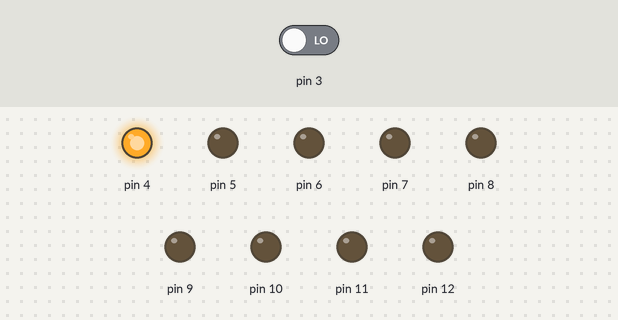
Simulated run of this sketch. Board: Arduino Uno, built with avr-gcc and run on an emulated ATmega328P. Parts: output pins drawn as LEDs (lit = HIGH). The inputs (shaded band) are chosen by the test bench; at power-on: pin 3 LOW. Random numbers use the default seed unless the sketch sets one.

Above: at 0.1 s.
At 1.2 s:
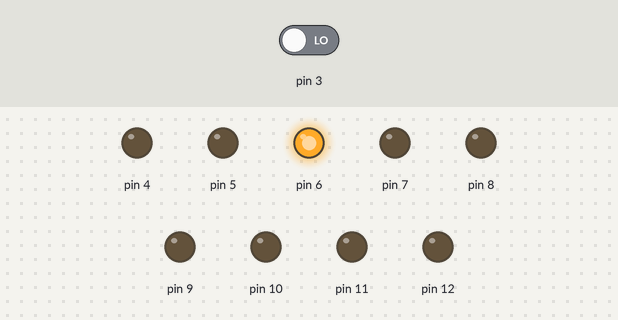
1.3 s: pin 3 driven HIGH
At 1.7 s:
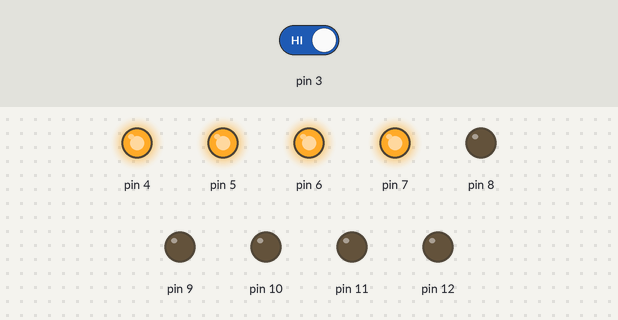
Timing chart, 0 to 17.8 s (numbered marks = the images above; inputs shaded):
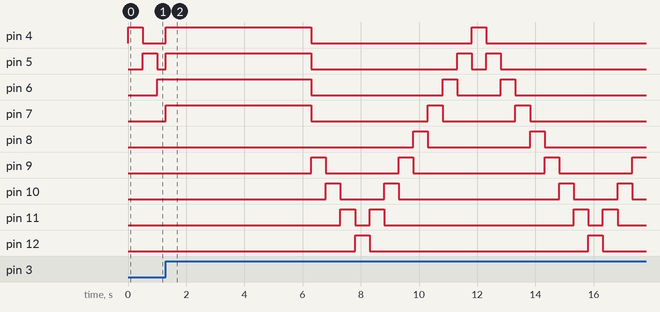

The sketch:

Reaction.c.ino
```cpp
/* NOTE: This is a slightly modified "Patterns.c" code.
   Here's the original: https://github.com/snorbertas/Arduino-LED-Train
   I removed some patterns, kept the forward and backward patterns.
   I also rearranged the colour arrangement and changed the button's
   functionality. */

#include "LED.h"
#include "Reaction.h"

void setup() {
	// Initiate button pin as input mode
	pinMode(BUTTON_PIN, INPUT);

	// Initiate LED lights
	for(int i = 0; i < MAX_LEDS; i++){
		// Set pin mode as output for each LED.
		pinMode(i + LED_OFFSET, OUTPUT);

		/* Set LED colours
		   This is used to group the LEDs according to their physical colour.
		   You may change this according to your preference/physical arrangement. */
		int colour = YELLOW;
		if(i < CENTER_LED){
			colour = RED;
		} else if (i > CENTER_LED){
			colour = GREEN;
		}
		leds[i].colour = colour;
	}
	leds[0].ToggleOn();
}

void loop() {
	// Get current milliseconds time.
	unsigned long currentMillis = millis();

	// Handle voltage received from button pin.
	HandleButton();

	// Handle tick (timer).
	if(previousMillis + timerMillis < currentMillis){
		// Remember this as our previous tick.
		previousMillis = currentMillis;

		// Handle the patterns.
		HandleTick();
	}

	// Update output pin states.
	UpdatePinStates();
}

void UpdatePinStates(){
	// Update states for pins.
	for(int i = 0; i < MAX_LEDS; i++){
		digitalWrite(i + LED_OFFSET, leds[i].state);
	}
}

void ResetLEDs(){
	// Loop trough all LED objects and toggle them off.
	for(int i = 0; i < MAX_LEDS; i++){
		leds[i].ToggleOff();
	}
}

void HandleButton(){
	if(digitalRead(BUTTON_PIN) == HIGH){
		if(button_pressed == false){
			// Button is pressed.
			button_pressed = true;
			if(leds[CENTER_LED].IsOn()){
				// Score! Green light for one second to indicate success
				ResetLEDs();
				for(int i = 0; i < MAX_LEDS; i++){
					if(leds[i].colour == GREEN){
						leds[i].ToggleOn();
					}
				}
				UpdatePinStates();
				delay(1000);

				/* Increase score (speed).
				   By decreasing the timer interval we increase the speed. */
				timerMillis -= 50;

				if(timerMillis <= 0){
					// Won :)
					delay(4000);
					ResetLEDs();
				} else {
					// Continue
					ResetLEDs();
					leds[(int)random(0, MAX_LEDS)].ToggleOn();
					pattern_mode = PATTERN_FORWARD;
				}

			} else {
				// Fail - Red light for one second to indicate failure
				ResetLEDs();
				for(int i = 0; i < MAX_LEDS; i++){
					if(leds[i].colour == RED){
						leds[i].ToggleOn();
					}
				}
				UpdatePinStates();
				delay(5000);

				// Reset score (speed)
				timerMillis = DEFAULT_TIMER;

				// Continue
				ResetLEDs();
				leds[(int)random(0, MAX_LEDS)].ToggleOn();
				pattern_mode = PATTERN_FORWARD;
			}
		}
	} else {
		// No voltage received, thus button is no longer pressed.
		button_pressed = false;
	}
}

void HandleTick(){
	// Handle the patterns according to current mode.
	if(pattern_mode == PATTERN_FORWARD){
		HandlePatternForward();
	} else if(pattern_mode == PATTERN_BACKWARD){
		HandlePatternBackward();
	}
}

void HandlePatternForward(){
	for(int i = 0; i < MAX_LEDS; i++){
		if(leds[i].IsOn()){
			// Turn this LED off.
			leds[i].ToggleOff();

			// Turn the next one on
			int next_led = i + 1;
			if(next_led >= MAX_LEDS){
				// Reverse the pattern
				next_led = MAX_LEDS - 2;
				pattern_mode = PATTERN_BACKWARD;
			}
			leds[next_led].ToggleOn();

			// Break loop.
			break;
		}
	}
}

void HandlePatternBackward(){
	for(int i = MAX_LEDS - 1; i >= 0; i--){
		if(leds[i].IsOn()){
			// Turn this LED off.
			leds[i].ToggleOff();

			// Turn the next one on.
			int next_led = i - 1;
			if(next_led < 0){
				// Reverse the pattern
				next_led = 1;
				pattern_mode = PATTERN_FORWARD;
			}
			leds[next_led].ToggleOn();

			// Break loop.
			break;
		}
	}
}
```

LED.c.ino
```cpp
#include "LED.h"

LEDLight::LEDLight(){
	// Set voltage state to LOW (turn off).
	this->state = LOW;
}

void LEDLight::Toggle(){
	if(this->state == HIGH){
	// Set voltage state to LOW (turn off).
		this->state = LOW;
	} else {
	// Set voltage state to HIGH (turn on).
		this->state = HIGH;
	}
}

void LEDLight::ToggleOn(){
	// Set voltage state to HIGH (turn on).
	this->state = HIGH;
}

void LEDLight::ToggleOff(){
	// Set voltage state to LOW (turn off).
	this->state = LOW;
}

void LEDLight::SetColour(int colour){
	// Set colour id
	this->colour = colour;
}

bool LEDLight::IsOn(){
	// If voltage is HIGH, return true
	if(this->state == HIGH) return true;

	// Otherwise false
	return false;
}
```

LED.h
```cpp
#ifndef _LED
#define _LED

// Colour ids
#define RED 0
#define YELLOW 1
#define GREEN 2

/* LED light class. Used specifically for this project,
   but may be used outside as well. Can further expand it
   by adding r, g, b int values, etc. */
class LEDLight
{
public:
	LEDLight();						// Constructor
	void Toggle();					// Inverts state (HIGH to LOW, LOW to HIGH)
	void ToggleOn();				// Toggles state to HIGH
	void ToggleOff();				// Toggles state to LOW
	bool IsOn();					// Returns true if state is HIGH
	void SetColour(int colour);		// Set colour for LED (for group pattern purposes)
	int state = LOW;				// Stores state either as LOW or HIGH (0 or 1)
	int colour = RED;				// Stores colour id
};
#endif
```

Reaction.h
```cpp
// Definitions

// MAX_LEDS is the amount of LED lights you're connecting.
#define MAX_LEDS 9

/* LED_OFFSET is the starting pin for the first LED.
   By default I chose MAX_LED 9 (nine LED lights).
   This means the pins 4, 5, 6, 7, 8, 9, 10, 11, 12.
   are gonna be the 9 output pins for LED lights. */
#define LED_OFFSET 4

/* BUTTON_PIN is the pin for button input.
   By default I chose LED_OFFSET - 1. This means the previous
   pin before the first LED is the button input (in default
   case it's pin #3) */
#define BUTTON_PIN (LED_OFFSET - 1)

#if BUTTON_PIN < 0
#error "The BUTTON_PIN is invalid (less than 0), please fix it before compiling."
#endif

// Pattern types
#define PATTERN_FORWARD 0
#define PATTERN_BACKWARD 1

// Reaction-game goal
#define CENTER_LED 4
#define DEFAULT_TIMER 500

// Global Variables
int pattern_mode = PATTERN_FORWARD;		// Pattern Mode
unsigned long previousMillis = 0;		// Millisecond value from last tick
bool button_pressed = false;			// True if button is pressed
LEDLight leds[MAX_LEDS];				// Array of LED objects
int partic_1, partic_2;					// Position values for 2 particles
int timerMillis = DEFAULT_TIMER;		// Millisecond interval between each tick

// Functions
void UpdatePinStates();					// Updates output pin states
void ResetLEDs();						// Toggles all LED lights OFF
void HandleButton();					// Handle voltage received from button pin
void HandleTick();						// Handles timer tick

// These are self-explanatory
void HandlePatternForward();
void HandlePatternBackward();
```

Measured:
- by itself, pin 12: alternates HIGH for 0.50 s and LOW for 7.5 s
